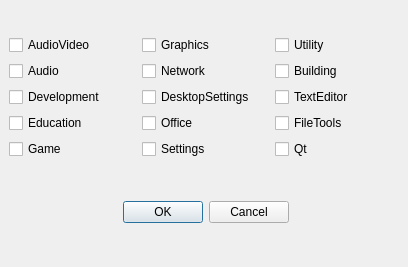
<?xml version="1.0" encoding="UTF-8"?>
<ui version="4.0">
 <class>Form</class>
 <widget class="QWidget" name="Form">
  <property name="geometry">
   <rect>
    <x>0</x>
    <y>0</y>
    <width>408</width>
    <height>267</height>
   </rect>
  </property>
  <property name="windowTitle">
   <string>Form</string>
  </property>
  <widget class="QWidget" name="verticalLayoutWidget">
   <property name="geometry">
    <rect>
     <x>9</x>
     <y>-1</y>
     <width>393</width>
     <height>261</height>
    </rect>
   </property>
   <layout class="QVBoxLayout" name="verticalLayout">
    <item>
     <layout class="QGridLayout" name="gridLayout">
      <item row="3" column="0">
       <widget class="QCheckBox" name="checkBox_4">
        <property name="text">
         <string>Education</string>
        </property>
       </widget>
      </item>
      <item row="3" column="1">
       <widget class="QCheckBox" name="checkBox_8">
        <property name="text">
         <string>Office</string>
        </property>
       </widget>
      </item>
      <item row="4" column="0">
       <widget class="QCheckBox" name="checkBox_5">
        <property name="text">
         <string>Game</string>
        </property>
       </widget>
      </item>
      <item row="1" column="1">
       <widget class="QCheckBox" name="checkBox_7">
        <property name="text">
         <string>Network </string>
        </property>
       </widget>
      </item>
      <item row="0" column="0">
       <widget class="QCheckBox" name="checkBox">
        <property name="text">
         <string>AudioVideo</string>
        </property>
       </widget>
      </item>
      <item row="1" column="2">
       <widget class="QCheckBox" name="checkBox_11">
        <property name="text">
         <string>Building</string>
        </property>
       </widget>
      </item>
      <item row="2" column="1">
       <widget class="QCheckBox" name="checkBox_12">
        <property name="text">
         <string>DesktopSettings</string>
        </property>
       </widget>
      </item>
      <item row="4" column="2">
       <widget class="QCheckBox" name="checkBox_15">
        <property name="text">
         <string>Qt</string>
        </property>
       </widget>
      </item>
      <item row="1" column="0">
       <widget class="QCheckBox" name="checkBox_2">
        <property name="text">
         <string>Audio</string>
        </property>
       </widget>
      </item>
      <item row="2" column="2">
       <widget class="QCheckBox" name="checkBox_14">
        <property name="text">
         <string>TextEditor</string>
        </property>
       </widget>
      </item>
      <item row="2" column="0">
       <widget class="QCheckBox" name="checkBox_3">
        <property name="text">
         <string>Development</string>
        </property>
       </widget>
      </item>
      <item row="0" column="1">
       <widget class="QCheckBox" name="checkBox_6">
        <property name="text">
         <string>Graphics</string>
        </property>
       </widget>
      </item>
      <item row="0" column="2">
       <widget class="QCheckBox" name="checkBox_10">
        <property name="text">
         <string>Utility</string>
        </property>
       </widget>
      </item>
      <item row="3" column="2">
       <widget class="QCheckBox" name="checkBox_13">
        <property name="text">
         <string>FileTools</string>
        </property>
       </widget>
      </item>
      <item row="4" column="1">
       <widget class="QCheckBox" name="checkBox_9">
        <property name="text">
         <string>Settings</string>
        </property>
       </widget>
      </item>
     </layout>
    </item>
    <item>
     <widget class="QDialogButtonBox" name="buttonBox">
      <property name="layoutDirection">
       <enum>Qt::LeftToRight</enum>
      </property>
      <property name="orientation">
       <enum>Qt::Horizontal</enum>
      </property>
      <property name="standardButtons">
       <set>QDialogButtonBox::Cancel|QDialogButtonBox::Ok</set>
      </property>
      <property name="centerButtons">
       <bool>true</bool>
      </property>
     </widget>
    </item>
   </layout>
  </widget>
 </widget>
 <resources/>
 <connections/>
</ui>
